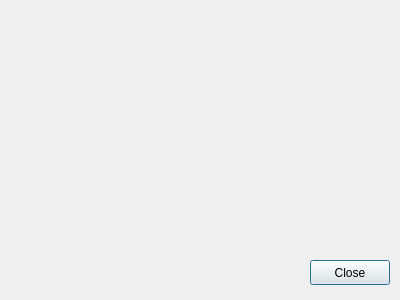
<?xml version="1.0" encoding="UTF-8"?>
<ui version="4.0">
 <class>BigScreenDlg</class>
 <widget class="QDialog" name="BigScreenDlg">
  <property name="geometry">
   <rect>
    <x>0</x>
    <y>0</y>
    <width>400</width>
    <height>300</height>
   </rect>
  </property>
  <property name="windowTitle">
   <string>Dialog</string>
  </property>
  <widget class="QPushButton" name="pushButtonClose">
   <property name="geometry">
    <rect>
     <x>310</x>
     <y>260</y>
     <width>80</width>
     <height>25</height>
    </rect>
   </property>
   <property name="text">
    <string>Close</string>
   </property>
  </widget>
 </widget>
 <resources/>
 <connections/>
</ui>
